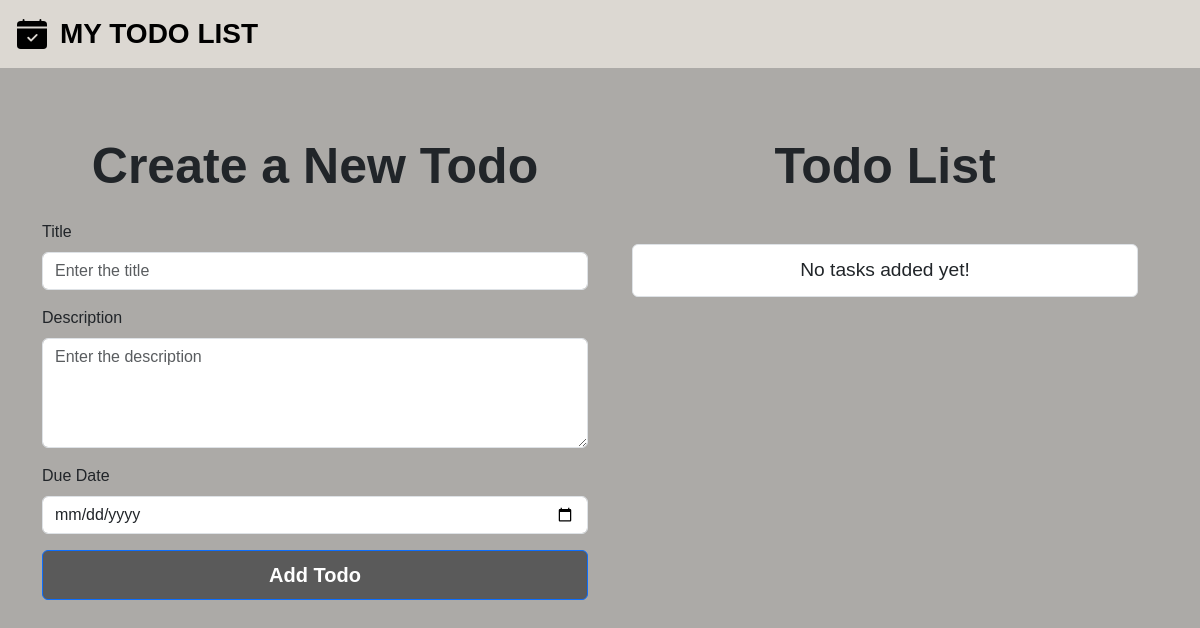
Page /home/ on the earlier database version.
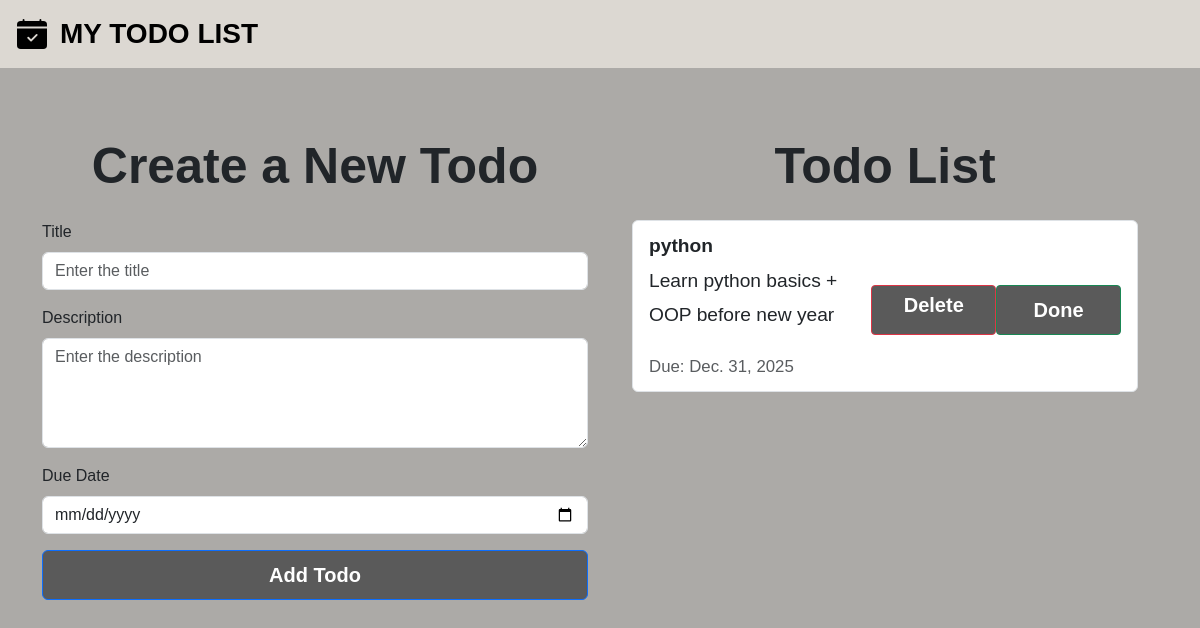
Same page on the later database version.
### mytodo/models.py (models this page shows)
class todo(models.Model):
    title = models.TextField(max_length=100)
    desc = models.TextField(max_length=500)
    due_date = models.DateField( null=True)

### mytodo/views.py (the view)
# urls.py: 2. Add a URL to urlpatterns:  path('', views.home, name='home')
def home(request):
    form = todoform(request.POST or None)
    tasks = todo.objects.all()
    if request.method == 'POST' and form.is_valid():
        form.save()
        redirect('/home')
    return render(request, 'home.html', {'form': form , 'tasks':tasks })

### mytodo/forms.py
class todoform(forms.ModelForm):
    class Meta:
        model = todo
        fields = ['title', 'desc', 'due_date']

### mytodo/templates/home.html (shortened to what this page needs)
{% extends 'base.html' %}
{% block content %}
<div class="container mt-5">
    <div class="row">
        <div class="col-md-6">
            <h1 class="mb-4 text-center">Create a New Todo</h1>
            <form method="POST" novalidate>
                <div class="mb-3">
                    <label for="id_title" class="form-label">Title</label>
                    <input type="text" name="title" id="id_title" class="form-control" placeholder="Enter the title" required>
                </div>
                <div class="mb-3">
                    <label for="id_desc" class="form-label">Description</label>
                    <textarea name="desc" id="id_desc" class="form-control" rows="4" placeholder="Enter the description" required></textarea>
                </div>
                <div class="mb-3">
                    <label for="id_due_date" class="form-label">Due Date</label>
                    <input type="date" name="due_date" id="id_due_date" class="form-control" required>
                </div>
                <button type="submit" class="btn btn-primary w-100">Add Todo</button>
            </form>
        </div>
        <div class="col-md-6">
            <h1 class="mb-4 text-center">Todo List</h1>
            <ul class="list-group">
                {% for task in tasks %}
                    <li class="list-group-item d-flex justify-content-between align-items-center task-box">
                        <div>
                            <strong>{{ task.title }}</strong>
                            <p>{{ task.desc }}</p>
                            <small class="text-muted">Due: {{ task.due_date }}</small>
                        </div>
                        <a href="{% url 'delete_task' task.id %}" class="btn btn-danger btn-sm mt-2">Delete</a>
                        <button type="button" class="btn btn-success btn-sm mt-2 margin-left-3 ">Done</button>
                    </li>
                {% empty %}
                    <li class="list-group-item text-center mt-4">No tasks added yet!</li>
                {% endfor %}
            </ul>
        </div>
    </div>
</div>
{% endblock %}

### mytodo/templates/base.html (shortened to what this page needs)
<!doctype html>
<html lang="en">
  <head>
    {% load static %}
    <link href="https://cdn.jsdelivr.net/npm/bootstrap@5.3.3/dist/css/bootstrap.min.css" rel="stylesheet">
  </head>
  <body>
    <nav class="navbar">
      <div class="container-fluid d-flex align-items-center">
        <a class="navbar-brand d-flex align-items-center" href="#">
          <span class="fs-3 fw-bold">MY TODO LIST</span>
        </a>
      </div>
    </nav>
    <div class="content">
      {% block content %}{% endblock %}
    </div>
  </body>
</html>

### mytodo/templates/base.html (style rules this page uses)
body { background-color: #acaaa7; font-family: Arial, sans-serif; }
.navbar { background-color: #dcd8d2; }
.navbar-brand span { color: black; }
.content h1 { text-align: center; margin-top: 20px; margin-bottom: 30px; font-weight: bolder; font-size: 50px; }
.content ul { font-size: 1.2em; margin: 20px; line-height: 1.8; }
.content .btn { width: 200px; height: 50px; font-size: 20px; font-weight: bold; background-color: #5a5a5a; color: white; }

Differences in the rows shown:
added todo: title "python", desc "Learn python basics + OOP before new year", due_date "Dec. 31, 2025"
Other differences:
text no longer shown: "No tasks added yet!"
